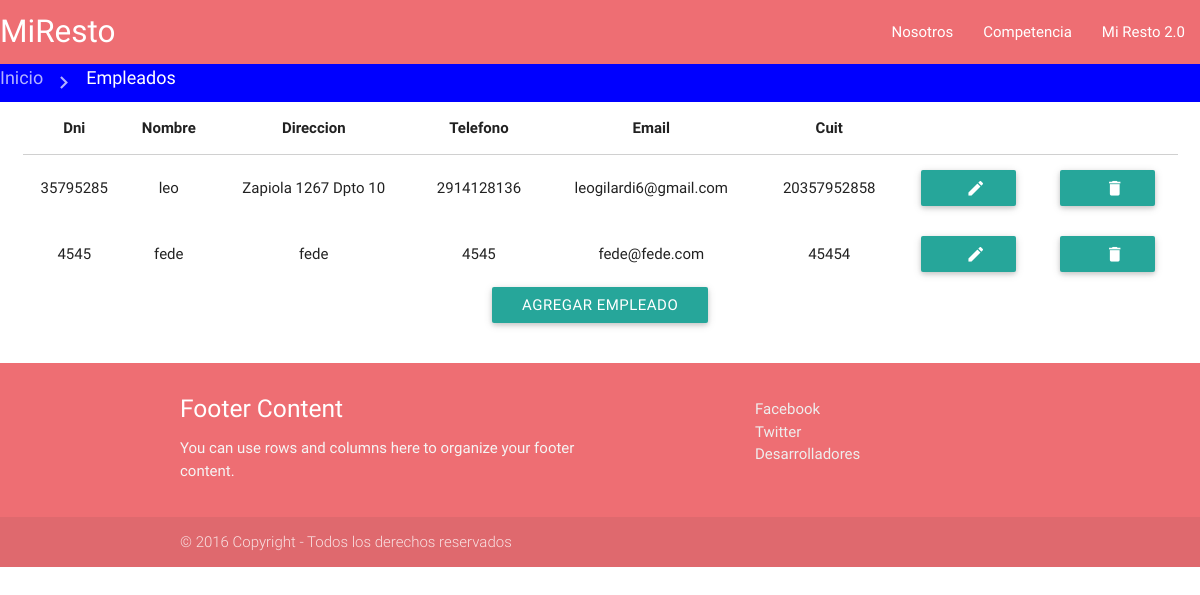
The app's page /index.php/empleados/abm, older data.
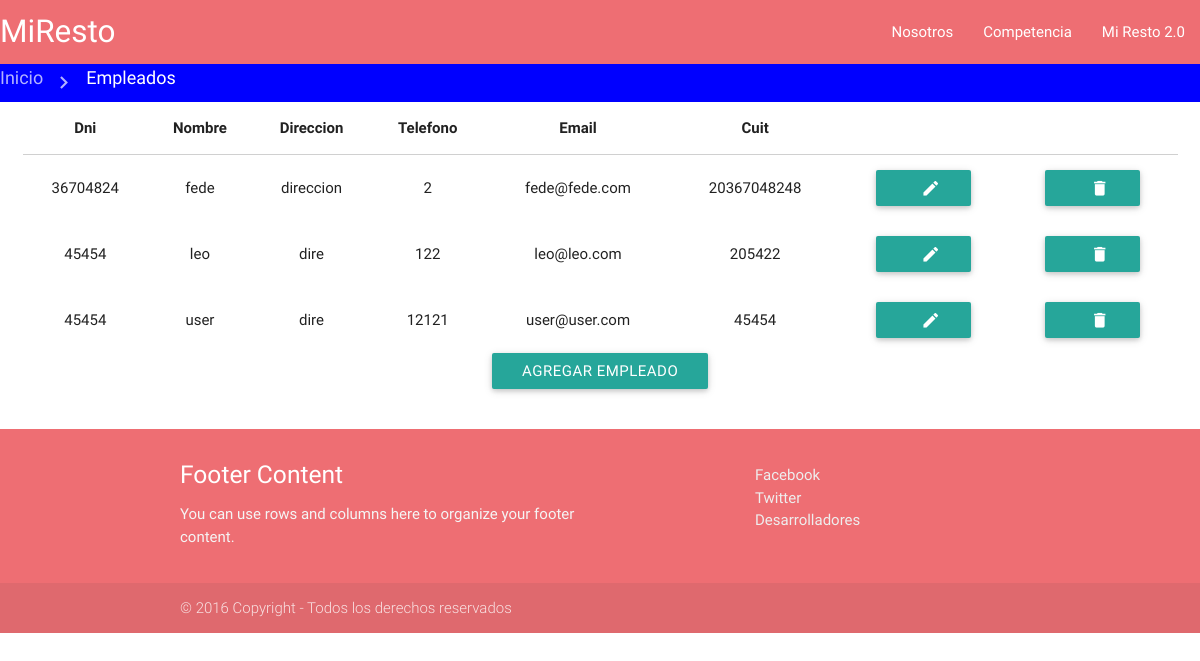
The same page, newer data.
### tables this page shows
CREATE TABLE IF NOT EXISTS `empleados` (
  `id` int(10) unsigned NOT NULL,
  `dni` int(10) unsigned NOT NULL,
  `nombre` tinytext NOT NULL,
  `direccion` tinytext NOT NULL,
  `telefono` int(10) unsigned NOT NULL,
  `email` tinytext NOT NULL,
  `cuit` bigint(20) unsigned NOT NULL,
  `password` text NOT NULL
);

### application/controllers/Empleados.php (called while the page is built, shortened)
<?php
class Empleados extends CI_Controller {
        public function abm(){
            $resultado = $this->MEmpleados->obtenerEmpleados();
            $data['empleados'] = $resultado;
            $data['funcion'] = 'abm/index';
            $this->load->view('vEmpleados', $data);
        }
}

### index.php (called while the page is built, shortened)
<?php
require_once BASEPATH.'core/CodeIgniter.php';

### application/models/MEmpleados.php (called while the page is built, shortened)
<?php
class MEmpleados extends CI_Model {
    public function obtenerEmpleados(){
    $query = $this->db->query(
            'SELECT * FROM Empleados');
        $resultado = $query->result_array();
        return $resultado;
    }
}

### application/views/empleados/abm/index.phtml (the view)
<div class ="row center-align col s12">
        <table class = "highlight centered responsive-table">
            <thead>
              <tr>
                  <th data-field="dni">Dni</th>
                  <th data-field="nombre">Nombre</th>
                  <th data-field="direccion">Direccion</th>
                  <th data-field="telefono">Telefono</th>
                  <th data-field="email">Email</th>
                  <th data-field="cuit">Cuit</th>
                  <th></th>
              </tr>
            </thead>
            <tbody>
              <?php	foreach ($empleados as $empleado) { ?>
                <tr>
                    <td><?php echo $empleado['dni']; ?></td>
                    <td><?php echo $empleado['nombre']; ?></td>
                    <td><?php echo $empleado['direccion']; ?></td>
                    <td><?php echo $empleado['telefono']; ?></td>
                    <td><?php echo $empleado['email']; ?></td>
                    <td><?php echo $empleado['cuit']; ?></td>
                    <td><form name="tabla" action="<?php echo site_url() ?>empleados/editar" method="POST">
                        <a href="<?php echo site_url()?>empleados/editar">
                            <button class="btn waves-effect waves-light" type="submit" value="<?php echo $empleado['id']; ?>" name="editar">
                                    <i class="material-icons right">edit</i>
                            </button>
                        </a>
                        </form>
                    </td>
                    <td><form name="formulario" action="<?php echo site_url() ?>empleados/eliminar" method="POST" onsubmit="return confirm('¿Realmente quiere eliminar este empleado?');">
                            <a href="<?php echo site_url()?>empleados/index" >
                            <button class="btn waves-effect waves-light" type="submit" value="<?php echo $empleado['id']; ?>" name="eliminar">
                                    <i class="material-icons right">delete</i>
                            </button>
                        </a>
                        </form>
                    </td>
                </tr>
                <?php } ?>
            </tbody>
        </table>
        <a href="<?php echo site_url()?>empleados/alta" class="btn waves-effect waves-light">
            Agregar Empleado
        </a>
</div>

### application/views/vEmpleados.php (shortened to what this page needs)
<!DOCTYPE html>
<html>
<head>
    <?php include 'componentes/recursos.phtml'; ?>
</head>
    <body>
        <?php include 'componentes/botonera.phtml'; ?>
        <?php
            $ruta = array(
                array('Inicio',  site_url()),
                array('Empleados', site_url().'empleados')
            );
            include 'componentes/rutaSeguimiento.phtml';
        ?>
        <?php include '/empleados/index.phtml'; ?>
        <?php include 'componentes/footer.phtml'; ?>
    </body>
</html>

### application/views/componentes/recursos.phtml (shortened to what this page needs)
<link href="<?php echo site_url() ?>css/materialize.css" rel="stylesheet" type="text/css"/>
<link href="<?php echo site_url() ?>css/Estilo.css" rel="stylesheet" type="text/css"/>
<link href="<?php echo site_url() ?>css/jquery-ui.min.css" rel="stylesheet" type="text/css"/>

### application/views/componentes/botonera.phtml (shortened to what this page needs)
<nav>
    <div class="nav-wrapper">
        <a href="<?php echo site_url()?>" class="brand-logo">MiResto</a>
        <ul class="right hide-on-med-and-down">
            <li><a href="<?php echo site_url()?>nosotros">Nosotros</a></li>
            <li><a href="<?php echo site_url()?>competencia">Competencia</a></li>
            <li><a href="<?php echo site_url()?>webresto">Mi Resto 2.0</a></li>
        </ul>
    </div>
</nav>

### application/views/componentes/rutaSeguimiento.phtml
<div class="rutaSeguimiento">
    <div class="nav-wrapper">
      <div class="col s12">
        <?php foreach ($ruta as $ref){
            $texto = $ref[0];
            $enlace = $ref[1];
            echo '<a href="'.$enlace.'" class="breadcrumb">'.$texto.'</a>';
        }?>
      </div>
    </div>
</div>

### application/views/empleados/index.phtml
<div class="row">
    <div class="col s12 center-align">
        <?php include '/'.$funcion.'.phtml'; ?>
    </div>
</div>

### application/views/componentes/footer.phtml
<footer class="page-footer">
    <div class="container">
        <div class="row">
            <div class="col l6 s12">
                <h5 class="white-text">Footer Content</h5>
                <p class="grey-text text-lighten-4">You can use rows and columns here to organize your footer content.</p>
            </div>
            <div class="col l4 offset-l2 s12">
                <ul>
                    <li><a class="grey-text text-lighten-3" href="http://www.facebook.com/miResto">Facebook</a></li>
                    <li><a class="grey-text text-lighten-3" href="http://www.twitter.com/miResto">Twitter</a></li>
                    <li><a class="grey-text text-lighten-3" href="http://www.cs.uns.edu.ar">Desarrolladores</a></li>
                </ul>
            </div>
        </div>
</div>
<div class="footer-copyright">
    <div class="container"> © 2016 Copyright - Todos los derechos reservados </div>
</div>
</footer>

### css/Estilo.css (style rules this page uses)
.rutaSeguimiento { background-color: blue; }

Row changes from the older to the newer data that the page shows:
removed empleados: dni "35795285", nombre "leo", direccion "Zapiola 1267 Dpto 10", telefono "2914128136", email "leogilardi6@gmail.com", cuit "20357952858", $empleado['id'] 2 (drawn)
removed empleados: dni "4545", nombre "fede", direccion "fede", telefono "4545", email "fede@fede.com", cuit "45454", $empleado['id'] 4 (drawn)
added empleados: dni "36704824", nombre "fede", direccion "direccion", telefono "2", email "fede@fede.com", cuit "20367048248", $empleado['id'] 5 (drawn)
added empleados: dni "45454", nombre "leo", direccion "dire", telefono "122", email "leo@leo.com", cuit "205422", $empleado['id'] 6 (drawn)
added empleados: dni "45454", nombre "user", direccion "dire", telefono "12121", email "user@user.com", cuit "45454", $empleado['id'] 7 (drawn)
